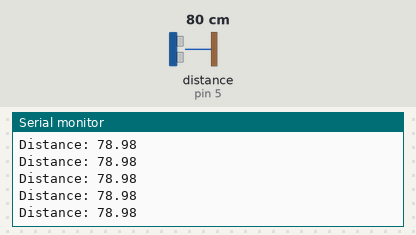
Recording of a sketch running on a simulated Arduino Uno, built with avr-gcc and run on an emulated ATmega328P. Shown: the last lines printed to the serial monitor. Wiring (inferred from the names in the program): ultrasonic range finder: trigger pin 2; echo pin 5. Inputs (shaded band) come from the test bench; at power-on: distance to the obstacle (sensor on pin 5) 80 cm. The echo pulse lasts 58.3 µs per cm.

Above: at 1.2 s.
1.3 s: distance to the obstacle (sensor on pin 5) set to 299 cm
At 1.62 s:
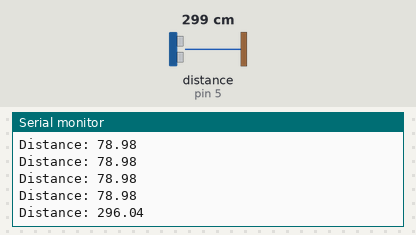
4.3 s: distance to the obstacle (sensor on pin 5) set to 2 cm
At 4.45 s:
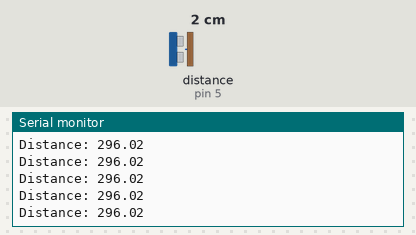
Timing chart, 0 to 7.3 s (numbered marks = the images above; inputs shaded):
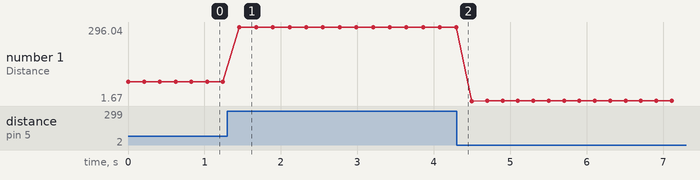

Measured:
- after the input at 1.3 s, the serial monitor: prints a new line after 0.16 s (image 1)
- plotted number 1: 78.98 → 296.02 after the input at 1.3 s, 296.02 → 1.68 after the input at 4.3 s

The sketch:

UltrasonicProgOrig.ino
```cpp
const int trigPin = 2;
const int echoPin = 5;
// defines variables
long duration;
float distance;
void setup() {
pinMode(trigPin, OUTPUT); // Sets the trigPin as an Output
pinMode(echoPin, INPUT); // Sets the echoPin as an Input
Serial.begin(9600); // Starts the serial communication
}
void loop() {
// Clears the trigPin
digitalWrite(trigPin, HIGH);
delayMicroseconds(2);
// Sets the trigPin on HIGH state for 10 micro seconds
digitalWrite(trigPin, LOW);
delayMicroseconds(10);
digitalWrite(trigPin, HIGH);
// Reads the echoPin, returns the sound wave travel time in microseconds
duration = pulseIn(echoPin, HIGH);
// Calculating the distance
distance= duration*0.034/2;
// Prints the distance on the Serial Monitor
Serial.print("Distance: ");
Serial.println(distance);
delay(200);
}
```
